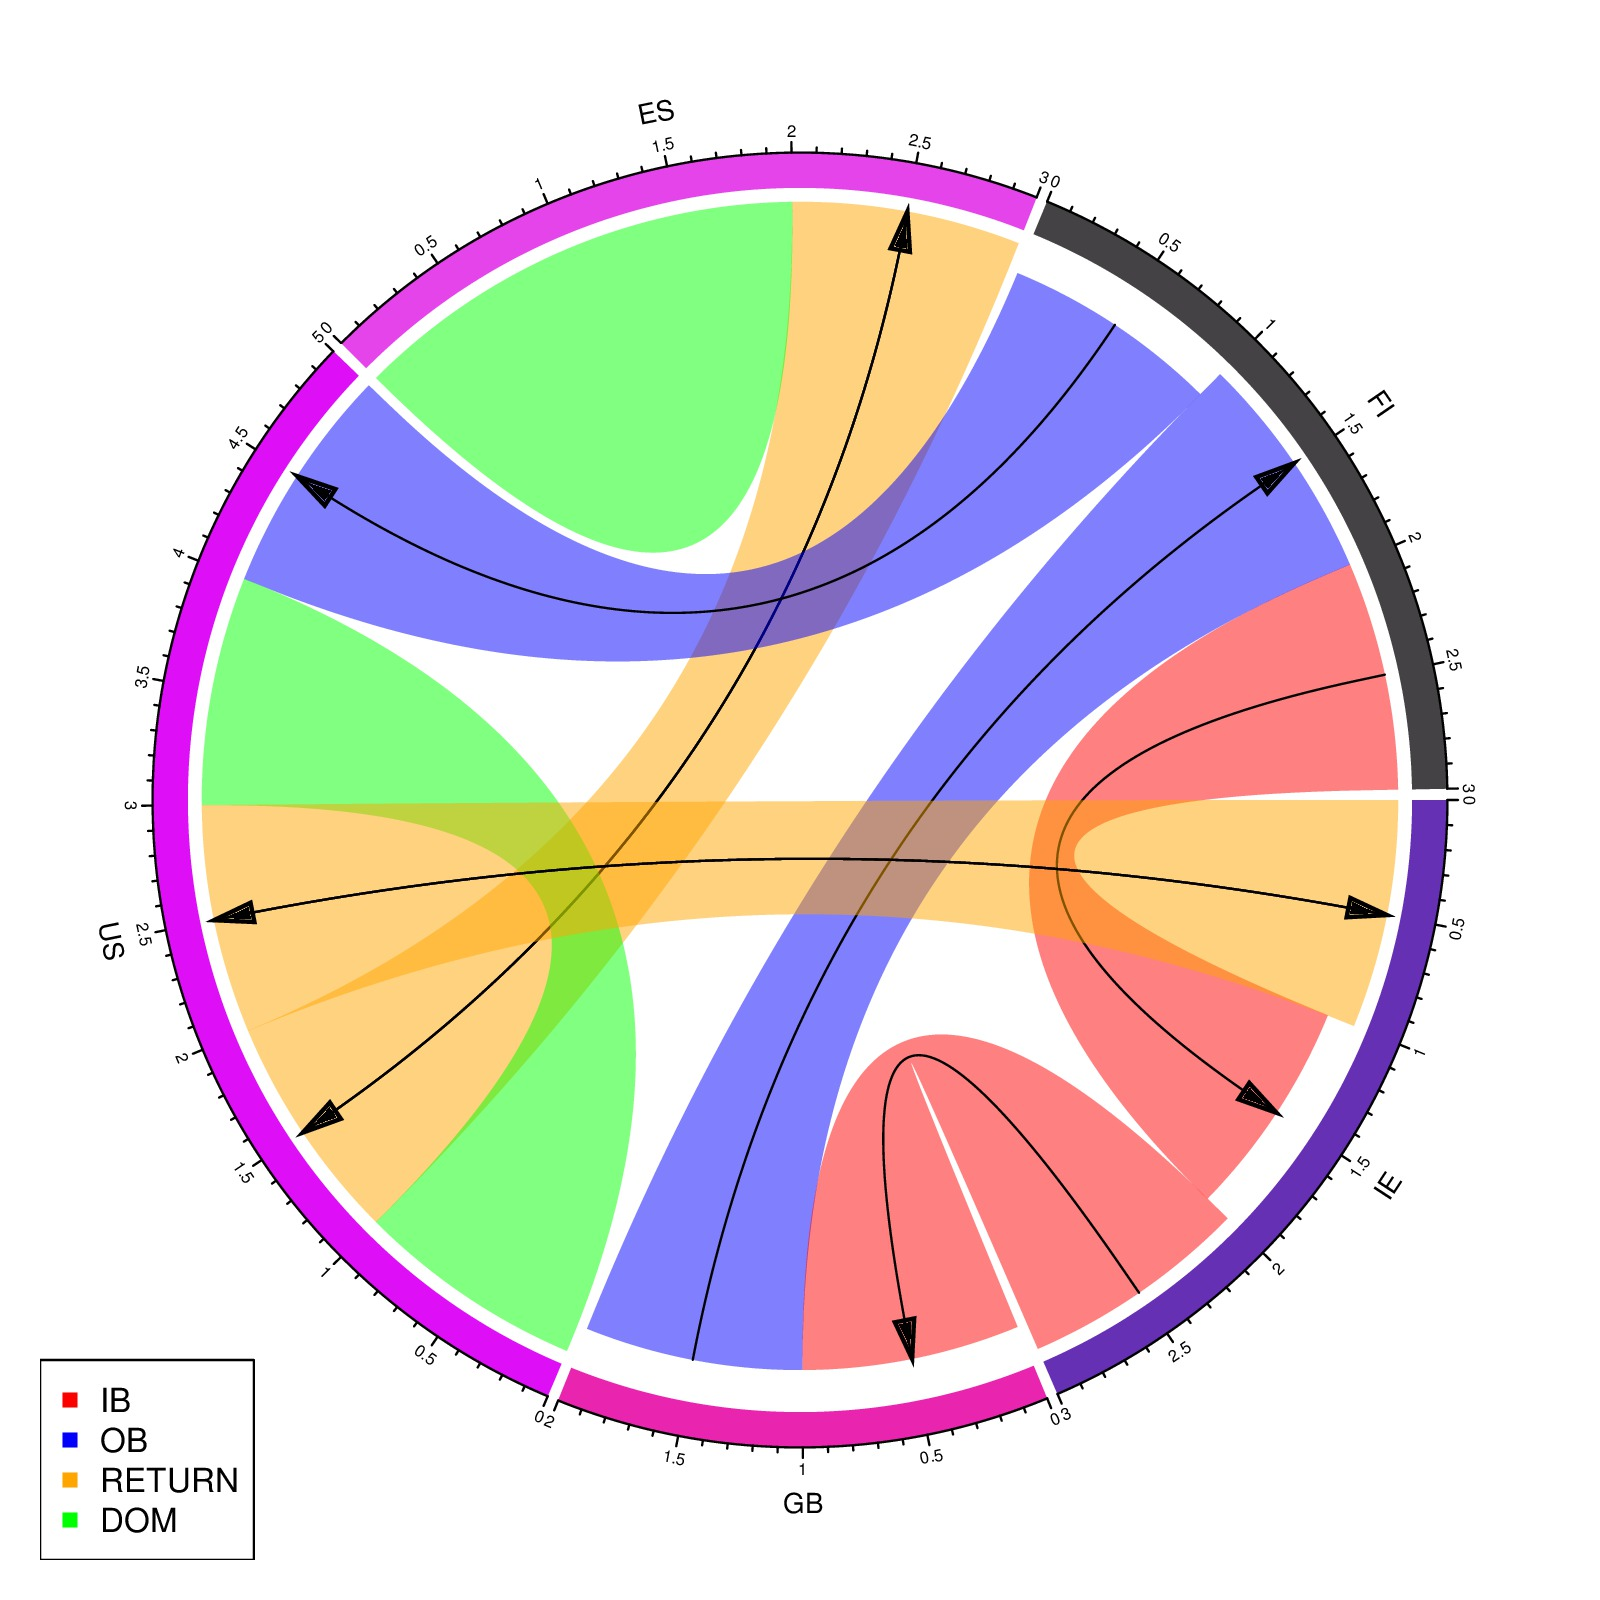

Generate this figure with R:
## original posted at <a href="http://stackoverflow.com/questions/31903590/r-circular-chord-plots/31967583#31967583">stackoverflow</a>

library(circlize)

orig = c("IE","GB","US","ES","FI","US","IE","GB")
dest = c("FI","FI","ES","ES","US","US","US","IE")
direc = c("IB","OB","RETURN","DOM","OB","DOM","RETURN","IB")

df = data.frame(orig, dest, direc, stringsAsFactors = FALSE)

col = c("IB" = "red",
        "OB" = "blue",
        "RETURN" = "orange",
        "DOM" = "green")
directional = c("IB" = -1,
                "OB" = 1,
                "RETURN" = 2,
                "DOM" = 0)
diffHeight = c("IB" = -0.04,
                "OB" = 0.04,
                "RETURN" = 0,
                "DOM" = 0)
chordDiagram(df[1:2], col = col[df[[3]]], directional = directional[df[[3]]], 
    direction.type = c("arrows+diffHeight"),
    diffHeight = diffHeight[df[[3]]])

legend("bottomleft", pch = 15, legend = names(col), col = col)
